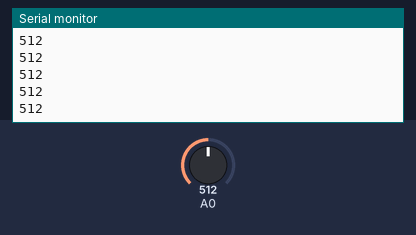
Bench run of a sketch on a simulated Arduino Uno, built with avr-gcc and run on an emulated ATmega328P. Parts: the last lines printed to the serial monitor. The inputs (shaded band) are chosen by the test bench; at power-on: A0 = 512.

Above: at 1.2 s.
1.3 s: A0 set to 716
At 1.68 s:
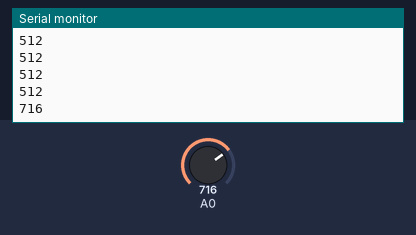
2.8 s: A0 set to 900
At 2.93 s:
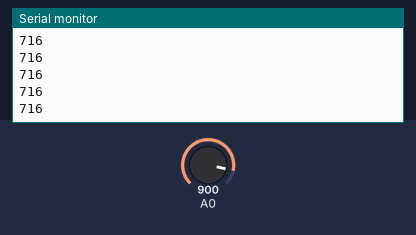
Timing chart, 0 to 5.8 s (numbered marks = the images above; inputs shaded):
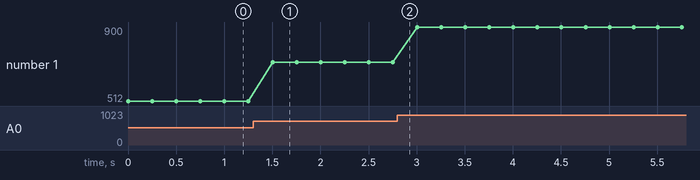

Measured:
- after the input at 1.3 s, the serial monitor: prints a new line after 0.20 s (image 1)
- plotted number 1: 512 → 716 after the input at 1.3 s, 716 → 900 after the input at 2.8 s

The sketch:

ex17_sensor_LDR.ino
```cpp
/* DÉCIMO SÉTIMO PROGRAMA (SENSOR LDR)
   DANIEL RODRIGUES DE SOUSA 11/11/2022 */

int ent_analogica;

void setup()
{
  Serial.begin(9600);
}

void loop()
{
  ent_analogica = analogRead(A0);
  Serial.println(ent_analogica);
  delay(250);
}
```
